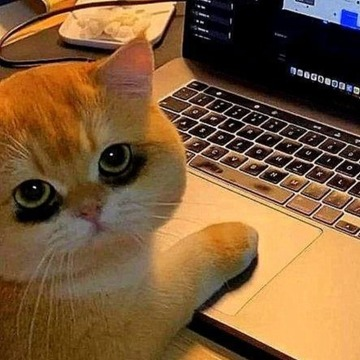
#> input picture Computer_Vision/cat.bmp, 360 x 360 px
$ python 08_Shear.py
#> lines starting #> are read from the running program, lines starting #| are printed output that depends on the picture
import cv2
import numpy as np

def affine_shear():
    src = cv2.imread('cat.bmp')
#> src is the input picture: shape (360, 360, 3); mean B, G, R 56.1, 91.1, 125.1

    if src is None:
        print('Image load failed!')
        return

    rows = src.shape[0]
#> rows = 360
    cols = src.shape[1]
#> cols = 360

    mx = 0.3
    affine_mat = np.array([[1, mx, 0],
                           [0, 1, 0]]).astype(np.float32)

    dst = cv2.warpAffine(src, affine_mat, (int(cols + rows * mx), rows))
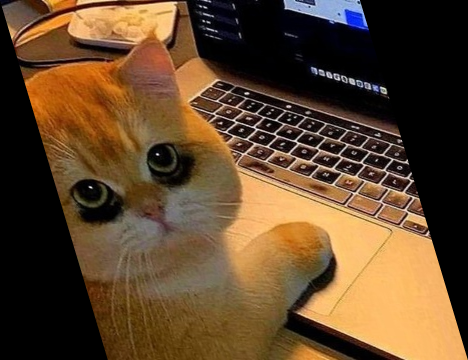
#> dst: shape (360, 468, 3); mean B, G, R 43.2, 70.1, 96.3

    cv2.imshow('src', src)
    cv2.imshow('dst', dst)
    cv2.waitKey()
    cv2.destroyAllWindows()


affine_shear()
